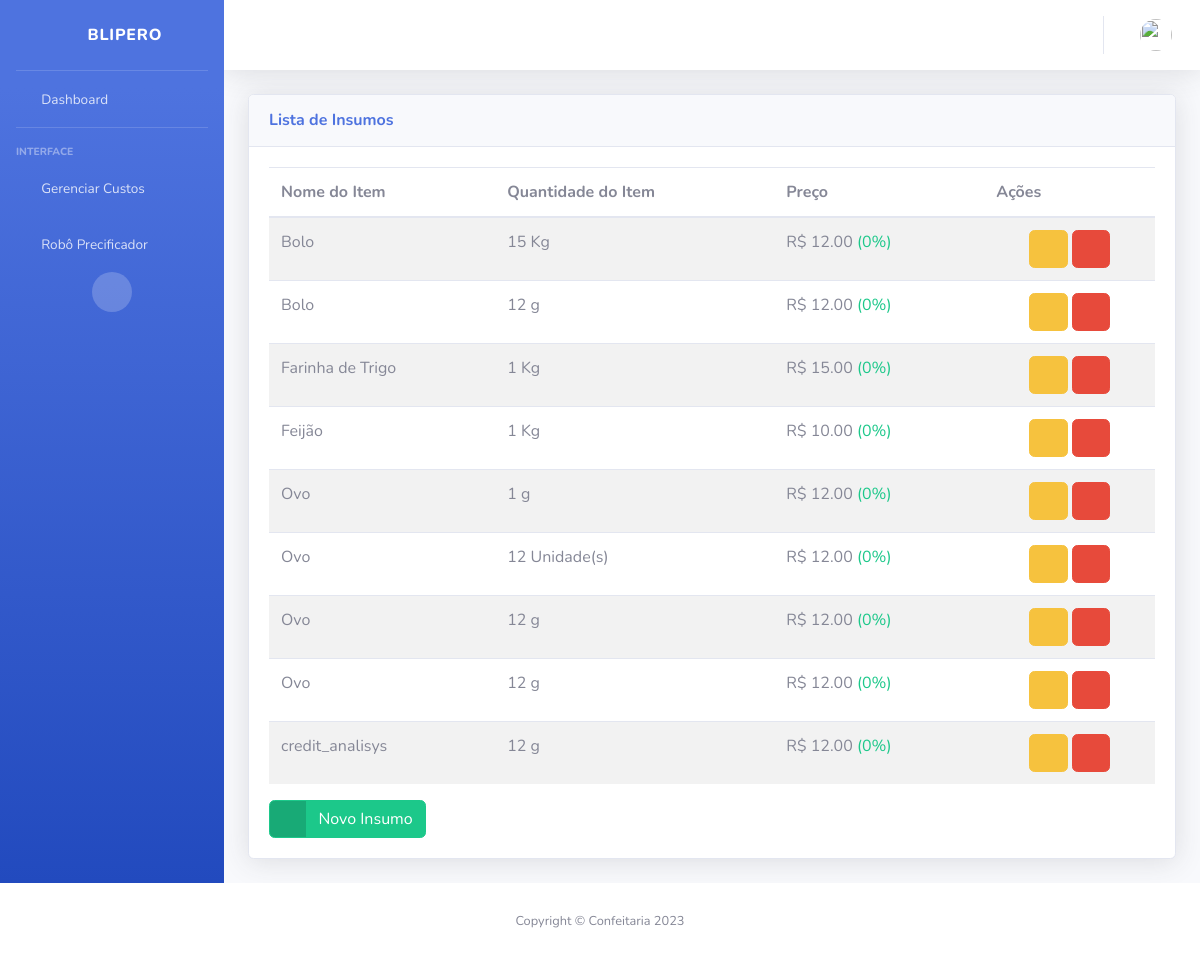
/ingredient-list (signed in), run on an earlier commit of the app's database.
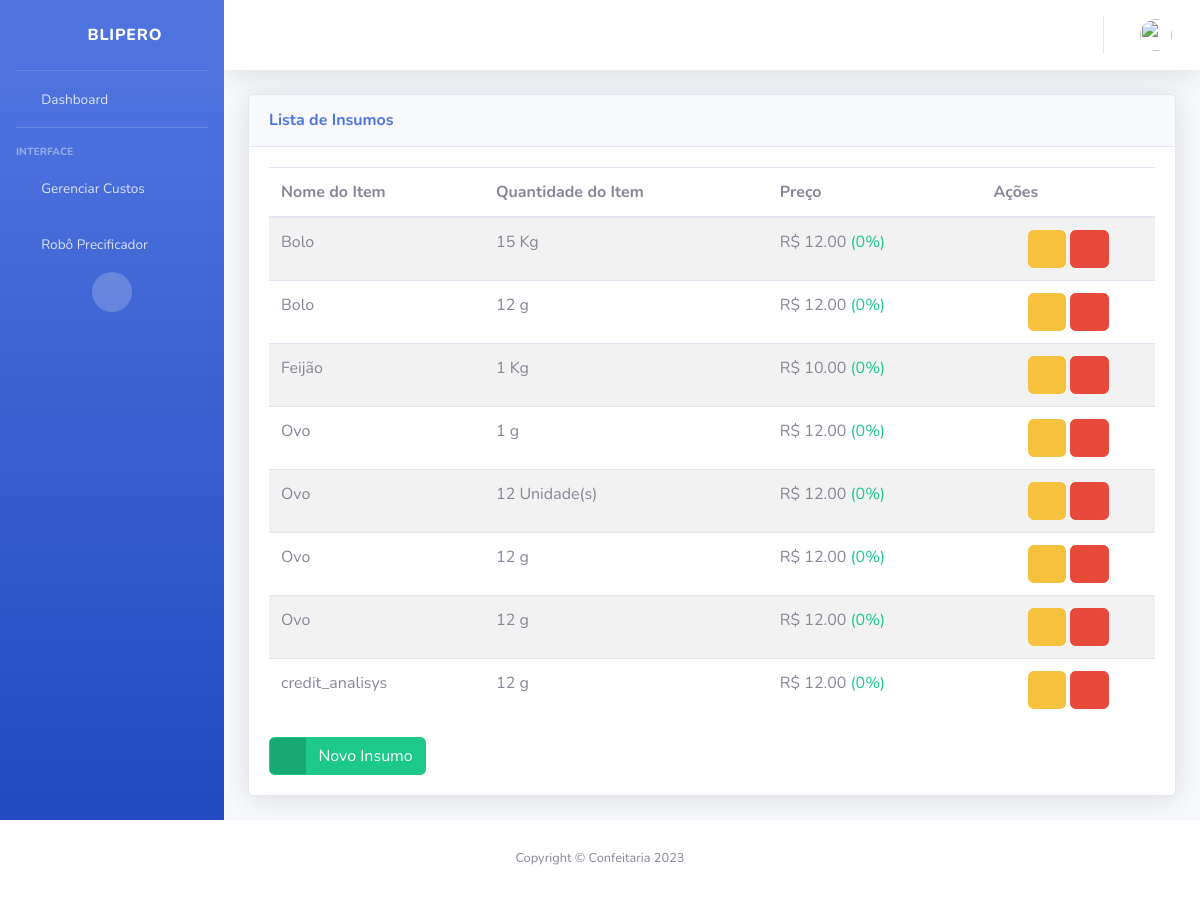
And on a later commit of the database.
### myapp/models.py (models this page shows, shortened)
class Ingredient(models.Model):
    user = models.ForeignKey(CustomUser, blank=True, on_delete=models.CASCADE)
    name = models.CharField(_("Nome do Insumo:"), db_column='name', max_length=100, blank=False)
    quantity = models.IntegerField(
        _("Quantidade em Embalagem Fechada:"), db_column='quantity', blank=False)
    measure = models.CharField(_("Medida da Embalagem:"), max_length=8, choices=MEASURES_CHOICES)
    price = models.FloatField(_("(R$) Preço:"), db_column='price', blank=False)
    class Meta:
        ordering = ["name"]

### myapp/views.py (the view)
# urls.py: path('ingredient-list', views.ingredientList, name='ingredient-list'),
@login_required
def ingredientList(request):
    current_user = request.user
    ingredients = current_user.ingredient_set.all()
    median_ingredients = []
    for ingredient in ingredients:
        median_price = Ingredient.objects.all().filter(name=ingredient.name).aggregate(Avg("price", default=0))
        if median_price.get("price__avg") > ingredient.price :
            profit = median_price.get("price__avg") - ingredient.price
            profit_per = (profit * 100)//ingredient.price
            value_per = "- " +  str(profit_per) + "%"
        elif median_price.get("price__avg") < ingredient.price:
            loss = ingredient.price - median_price.get("price__avg")
            loss_per = (loss * 100)//ingredient.price
            value_per = "+ " + str(loss_per)  + "%"
        else:
            value_per = str(0) + "%"
        pk_dict = {'pk_value':ingredient.pk}
        value_per_dict = {'value_per': value_per}
        median_ingredients.append([ingredient.name, pk_dict, median_price, value_per_dict])
    return render(request, "ingredient-list.html",
                  {'ingredients': ingredients, 'median_ingredients': median_ingredients})

### myapp/templates/ingredient-list.html (shortened to what this page needs)
{% extends "base.html" %}
{% block content %}
<div class="card shadow mb-4">
    <div class="card-header py-3">
        <h6 class="m-0 font-weight-bold text-primary">Lista de Insumos</h6>
    </div>
    <div class="card-body">
        <div class="table-responsive">
            <table class="table table-striped" id="dataTable" width="100%" cellspacing="0">
                    <thead>
                        <tr>
                            <th>Nome do Item</th>
                            <th>Quantidade do Item</th>
                            <th>Preço</th>
                            <th>Ações</th>
                        </tr>
                    </thead>
                    <tbody>
                        {% for ingredient in ingredients %}
                        <tr>
                            <td>{{ ingredient.name }}</td>
                            <td>{{ ingredient.quantity }}{{" "}}{{ ingredient.get_measure_display }}</td>
                        {% if median_ingredients %}
                            {% for median_ingredient in median_ingredients %}
                                {% if median_ingredient.1.pk_value == ingredient.pk %}
                                    {% if median_ingredient.2.price__avg < ingredient.price %}
                            <td>{{"R$ "}}{{ ingredient.price|floatformat:2}} <span class="text-danger small-font-size">({{median_ingredient.3.value_per}})</span></td>
                                    {% else %}
                            <td>{{"R$ "}}{{ ingredient.price|floatformat:2}} <span class="text-success small-font-size">({{median_ingredient.3.value_per}})</span></td>
                                    {% endif %}
                                {% endif %}
                            {% endfor %}
                            {% else %}
                            <td>{{"R$ "}}{{ ingredient.price|floatformat:2}}</td>
                        {% endif %}
                            <td>
                                <div class="text-center align-middle">
                                    <a href="/ingredient-update/{{ ingredient.id }}" class="btn btn-warning">
                                        <span class="icon">
                                            <i class="fas fa-edit"></i>
                                        </span>
                                    </a>
                                    <a data-toggle="modal" data-target="#modal_{{ ingredient.id }}" class="btn btn-danger">
                                        <span class="icon">
                                            <i class="fas fa-trash"></i>
                                        </span>
                                    </a>
                                </div>
                            </td>
                        </tr>
                        {% endfor %}
                    </tbody>
            </table>
            <a href="{%url 'ingredient-create' %}" class="btn btn-success btn-icon-split">
                <span class="icon text-white-50">
                <i class="fas fa-plus"></i>
                </span>
                <span class="text">Novo Insumo</span>
            </a>
        </div>
    </div>
</div>
{% endblock %}

What changed in the data, as far as the page shows it:
removed Ingredient: name "Farinha de Trigo", quantity "1", measure "Kg", value "R$", price "15.00", median_ingredient "0%"
